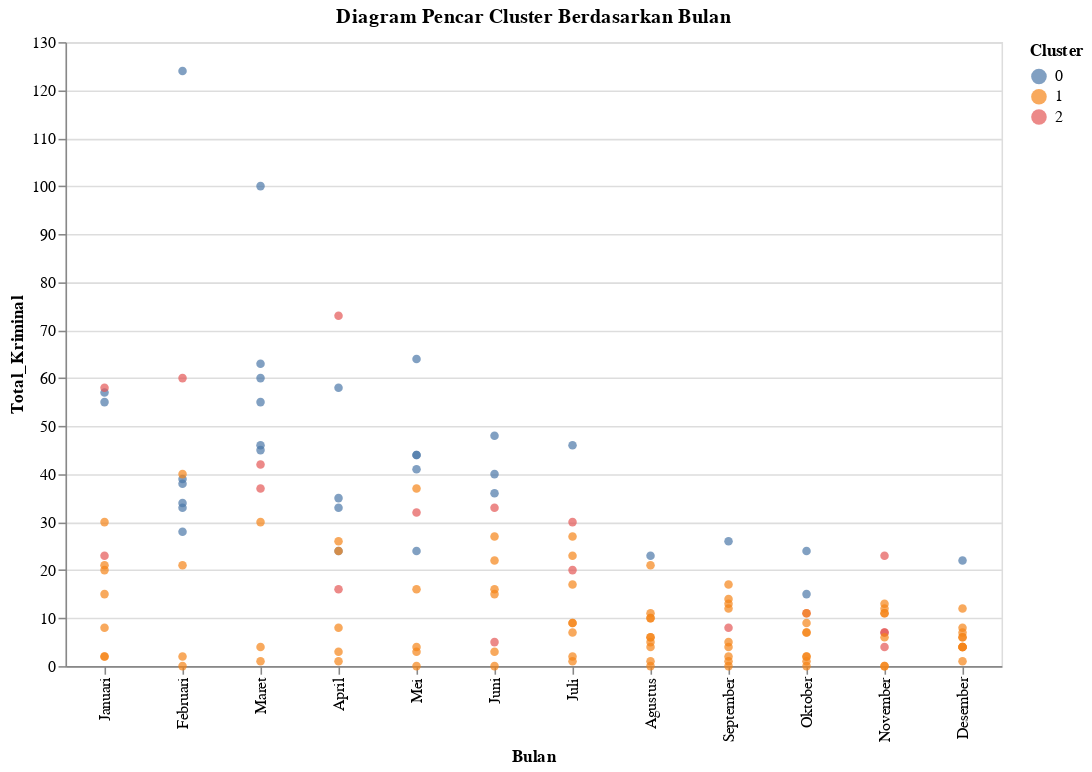

Notebook cell for this chart:
### Code cell
month_order = ['Januari', 'Februari', 'Maret', 'April', 'Mei', 'Juni', 'Juli', 'Agustus', 'September', 'Oktober', 'November', 'Desember']

# Calculate the total crime rate for each month
data['Total_Kriminal'] = data['Anirat'] + data['Curat'] + data['Curas'] + data['Curanmor'] + data['Peras/ Anc']

# Create the scatter plot with specified month order
chart = alt.Chart(data).mark_circle().encode(
    x=alt.X('Bulan', sort=month_order, axis=alt.Axis(title='Bulan')),
    y='Total_Kriminal',
    color='Cluster:N',
    tooltip=['wilayah', 'Bulan', 'Total_Kriminal', 'Cluster']
).properties(
    title='Diagram Pencar Cluster Berdasarkan Bulan',
    width=600,
    height=400
)

chart

### Figure 1 — Vega-Lite specification as saved in the notebook (floating-point values rounded to 4 significant figures; data arrays with more than 128 entries replaced by an {"elided": "..."} marker saying what was removed)
{"config": {"view": {"continuousWidth": 300, "continuousHeight": 300}}, "data": {"name": "data-d08269ac16d3e5c066114c8a45a3ae21"}, "mark": {"type": "circle"}, "encoding": {"color": {"field": "Cluster", "type": "nominal"}, "tooltip": [{"field": "wilayah", "type": "nominal"}, {"field": "Bulan", "type": "nominal"}, {"field": "Total_Kriminal", "type": "quantitative"}, {"field": "Cluster", "type": "quantitative"}], "x": {"axis": {"title": "Bulan"}, "field": "Bulan", "sort": ["Januari", "Februari", "Maret", "April", "Mei", "Juni", "Juli", "Agustus", "September", "Oktober", "November", "Desember"], "type": "nominal"}, "y": {"field": "Total_Kriminal", "type": "quantitative"}}, "height": 400, "title": "Diagram Pencar Cluster Berdasarkan Bulan", "width": 600, "$schema": "https://vega.github.io/schema/vega-lite/v5.20.1.json", "datasets": {"data-d08269ac16d3e5c066114c8a45a3ae21": {"elided": "132 records"}}}
